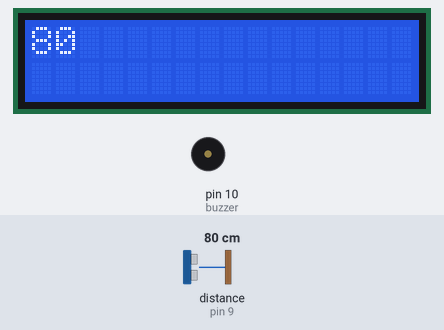
Bench run of a sketch on a simulated Arduino Uno, built with avr-gcc and run on an emulated ATmega328P. Parts: 16×2 character LCD, buzzer (waves = sounding, pin HIGH). Wiring (inferred from the names in the program): ultrasonic range finder: trigger pin 8; echo pin 9. The inputs (shaded band) are chosen by the test bench; at power-on: distance to the obstacle (sensor on pin 9) 80 cm. The echo pulse lasts 58.3 µs per cm; pins used as bus, display or sensor lines are not drawn; what the sketch prints to the serial monitor is not drawn.

Above: at 1.2 s.
1.3 s: distance to the obstacle (sensor on pin 9) set to 32 cm
At 1.75 s:
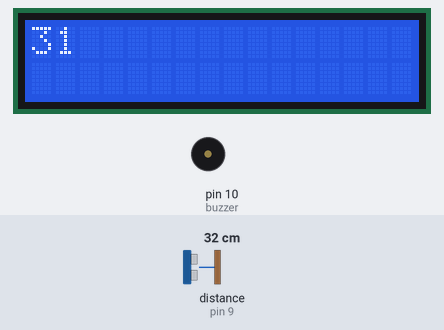
3.1 s: distance to the obstacle (sensor on pin 9) set to 27 cm
At 3.58 s:
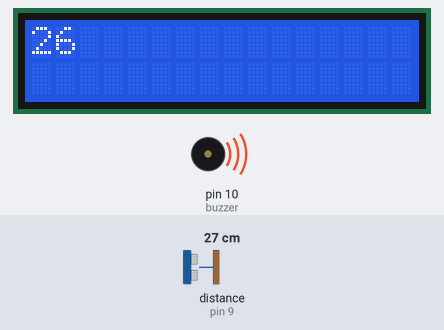
5.2 s: distance to the obstacle (sensor on pin 9) set to 2 cm
At 5.41 s:
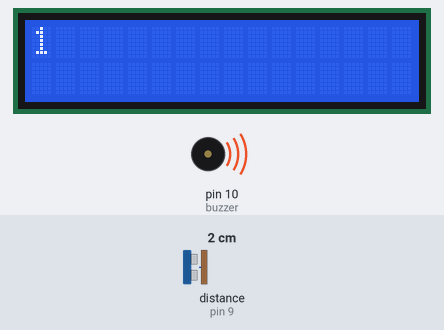
Timing chart, 0 to 8.2 s (numbered marks = the images above; inputs shaded):
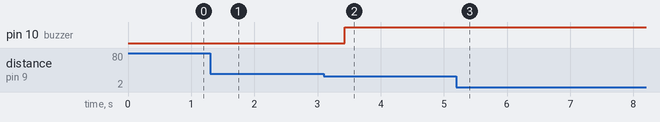

The sketch:

ultrasonic_blind.ino
```cpp
#include <LiquidCrystal.h>

LiquidCrystal lcd(12, 11, 5, 4, 3, 2);

int inputPin=9;  // connect digital I/O 4 to the ECHO/Rx Pin
int outputPin=8; // connect digital I/O 5 to the TRIG/TX Pin
int buzzer=10;

void setup()
{
  Serial.begin(9600);
  pinMode(inputPin, INPUT);
  pinMode(outputPin, OUTPUT);
  pinMode(buzzer, OUTPUT);
  lcd.begin(16, 2);
}
void loop()
{
   digitalWrite(outputPin, LOW);  // send low pulse for 2μs
   delayMicroseconds(2);
   digitalWrite(outputPin, HIGH); // send high pulse for 10μs
   delayMicroseconds(10);
   digitalWrite(outputPin, LOW);  // back to low pulse
   int distance = pulseIn(inputPin, HIGH);  // read echo value
   int distance1= distance/29/2;  // in cm
   Serial.println(distance1);
   lcd.print(distance1);
   delay(300);
   lcd.clear();
   if(distance1 < 30)
  {
     digitalWrite(buzzer, HIGH);
  }

  else
  {
     digitalWrite(buzzer, LOW);
  }

   //delay(100);
}
```

Measured:
- the behaviour switches between 31 and 30 cm on distance to the obstacle (sensor on pin 9) (found by bisection; images 1 and 2)
- after the input at 1.3 s, the display: first differs from a run without the input after 0.30 s (image 1)
- after the input at 3.1 s, pin 10 (buzzer): LOW → HIGH after 0.33 s; the display: first differs from a run without the input at once (image 2)
- after the input at 5.2 s, the display: first differs from a run without the input after 0.06 s (image 3)
